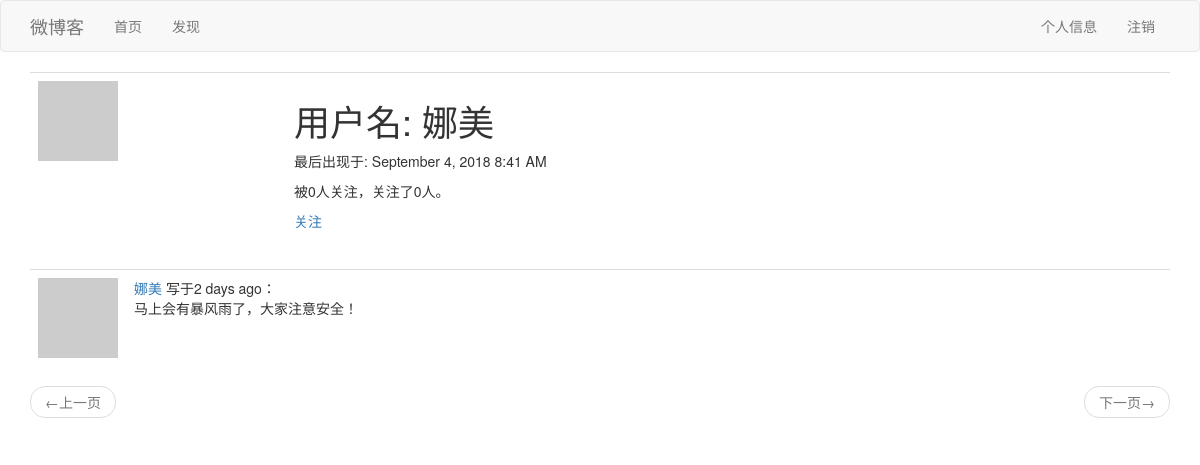
Page /user/娜美 (signed in) on the committed database.
### app/models.py (models this page shows, shortened)
class User(UserMixin, db.Model):
    id = db.Column(db.Integer, primary_key=True)
    username = db.Column(db.String(64), index=True, unique=True)
    email = db.Column(db.String(120), index=True, unique=True)
    password_hash = db.Column(db.String(128))
    posts = db.relationship('Post', backref='author', lazy='dynamic')
    about_me = db.Column(db.String(140))
    last_seen = db.Column(db.DateTime, default=datetime.utcnow)
    followed = db.relationship(
        'User', secondary=followers,
        primaryjoin=(followers.c.follower_id == id),
        secondaryjoin=(followers.c.followed_id == id),
        backref=db.backref('followers', lazy='dynamic'),
        lazy='dynamic')
    def avatar(self, size):
        digest = md5(self.email.lower().encode('utf-8')).hexdigest()
        return 'https://www.gravatar.com/avatar/{}?d=robohash&s={}'.format(
            digest, size)
    def is_following(self, user):
        return self.followed.filter(
            followers.c.followed_id == user.id).count() > 0

class Post(db.Model):
    id = db.Column(db.Integer, primary_key=True)
    body = db.Column(db.String(140))
    timestamp = db.Column(db.DateTime, index=True, default=datetime.utcnow)
    user_id = db.Column(db.Integer, db.ForeignKey('user.id'))

### app/routes.py (the view)
@app.route('/user/<username>')
@login_required
def user(username):
    user = User.query.filter_by(username=username).first_or_404()
    page = request.args.get('page', 1, type=int)
    posts = user.posts.order_by(Post.timestamp.desc()).paginate(
        page, app.config['POSTS_PER_PAGE'], False)
    next_url = url_for('index', page=posts.next_num) if posts.has_next else None
    prev_url = url_for('index', page=posts.prev_num) if posts.has_prev else None
    return render_template('user.html', user=user, posts=posts.items,
                           next_url=next_url, prev_url=prev_url)

### app/models.py (called while the page is built)
@login.user_loader
def load_user(id):
    return User.query.get(int(id))

### app/routes.py (called while the page is built)
@app.before_request
def before_request():
    if current_user.is_authenticated:
        current_user.last_seen = datetime.utcnow()
        db.session.commit()

### app/templates/user.html (shortened to what this page needs)
{% extends 'base.html' %}
{% block app_content %}
    <table class="table table-hover">
        <tr>
            <td width="256px"><img src="{{ user.avatar(256) }}"></td>
            <td>
                <h1>用户名: {{ user.username }}</h1>
                {% if user.last_seen %}
                    <p>最后出现于: {{ moment(user.last_seen).format('LLL') }}</p>
                {% endif %}
                <p>被{{ user.followers.count() }}人关注，关注了{{ user.followed.count() }}人。</p>
                {% if user == current_user %}
                    <p><a href="{{ url_for('edit_profile') }}">编辑个人信息</a></p>
                {% elif not current_user.is_following(user) %}
                    <p><a href="{{ url_for('follow', username=user.username) }}">关注</a></p>
                {% else %}
                    <p><a href="{{ url_for('unfollow', username=user.username) }}">取消关注</a></p>
                {% endif %}
            </td>
        </tr>
    </table>
    {% for post in posts %}
        {% include "_post.html" %}
    {% endfor %}
    <nav aria-label="...">
        <ul class="pager">
            <li class="previous{% if not prev_url %} disabled{% endif %}">
                <a href="{{ prev_url or '#' }}">
                    <span aria-hidden="true">&larr;</span>上一页
                </a>
            </li>
            <li class="next{% if not next_url %} disabled{% endif %}">
                <a href="{{ next_url or '#' }}">
                    下一页<span aria-hidden="true">&rarr;</span>
                </a>
            </li>
        </ul>
    </nav>
{% endblock %}

### app/templates/_post.html (shortened to what this page needs)
<table class="table table-hover">
    <tr>
        <td width="70px">
            <a href="{{ url_for('user', username=post.author.username) }}">
                <img src="{{ post.author.avatar(36) }}">
            </a>
        </td>
        <td>
            <a href="{{ url_for('user', username=post.author.username) }}">
                {{ post.author.username }}
            </a>
            写于{{ moment(post.timestamp).fromNow() }}：
            <br/>
            {{ post.body }}
        </td>
</table>

### rows in the picture
User: username "娜美", last_seen "September 4, 2018 8:41 AM"
Post: author.username "娜美", timestamp "2 days ago", body "马上会有暴风雨了，大家注意安全！"

### other values in the picture
{{ user.followers.count() }} "0"
{{ user.followed.count() }} "0"
